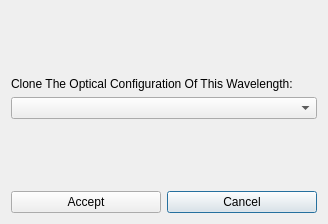
<?xml version="1.0" encoding="UTF-8"?>
<ui version="4.0">
 <class>CloneConfigDialog</class>
 <widget class="QDialog" name="CloneConfigDialog">
  <property name="geometry">
   <rect>
    <x>0</x>
    <y>0</y>
    <width>328</width>
    <height>224</height>
   </rect>
  </property>
  <property name="sizePolicy">
   <sizepolicy hsizetype="Fixed" vsizetype="Fixed">
    <horstretch>0</horstretch>
    <verstretch>0</verstretch>
   </sizepolicy>
  </property>
  <property name="windowTitle">
   <string>Clone Configuration</string>
  </property>
  <layout class="QGridLayout" name="gridLayout_2">
   <item row="0" column="0" colspan="2">
    <layout class="QGridLayout" name="gridLayout_3">
     <item row="0" column="0">
      <spacer name="verticalSpacer">
       <property name="orientation">
        <enum>Qt::Vertical</enum>
       </property>
       <property name="sizeHint" stdset="0">
        <size>
         <width>20</width>
         <height>52</height>
        </size>
       </property>
      </spacer>
     </item>
     <item row="1" column="0">
      <layout class="QGridLayout" name="gridLayout">
       <item row="0" column="0">
        <widget class="QLabel" name="label">
         <property name="text">
          <string>Clone The Optical Configuration Of This Wavelength:</string>
         </property>
        </widget>
       </item>
       <item row="1" column="0">
        <widget class="QComboBox" name="comboCloneWavelength">
         <property name="sizePolicy">
          <sizepolicy hsizetype="Expanding" vsizetype="Fixed">
           <horstretch>0</horstretch>
           <verstretch>0</verstretch>
          </sizepolicy>
         </property>
        </widget>
       </item>
      </layout>
     </item>
     <item row="2" column="0">
      <spacer name="verticalSpacer_2">
       <property name="orientation">
        <enum>Qt::Vertical</enum>
       </property>
       <property name="sizeHint" stdset="0">
        <size>
         <width>20</width>
         <height>52</height>
        </size>
       </property>
      </spacer>
     </item>
    </layout>
   </item>
   <item row="1" column="1">
    <widget class="QPushButton" name="pushButton_2">
     <property name="text">
      <string>Cancel</string>
     </property>
    </widget>
   </item>
   <item row="1" column="0">
    <widget class="QPushButton" name="pushButton">
     <property name="text">
      <string>Accept</string>
     </property>
    </widget>
   </item>
  </layout>
 </widget>
 <layoutdefault spacing="6" margin="11"/>
 <resources/>
 <connections>
  <connection>
   <sender>pushButton_2</sender>
   <signal>clicked()</signal>
   <receiver>CloneConfigDialog</receiver>
   <slot>reject()</slot>
   <hints>
    <hint type="sourcelabel">
     <x>295</x>
     <y>195</y>
    </hint>
    <hint type="destinationlabel">
     <x>276</x>
     <y>149</y>
    </hint>
   </hints>
  </connection>
  <connection>
   <sender>pushButton</sender>
   <signal>clicked()</signal>
   <receiver>CloneConfigDialog</receiver>
   <slot>accept()</slot>
   <hints>
    <hint type="sourcelabel">
     <x>79</x>
     <y>198</y>
    </hint>
    <hint type="destinationlabel">
     <x>97</x>
     <y>156</y>
    </hint>
   </hints>
  </connection>
 </connections>
</ui>
